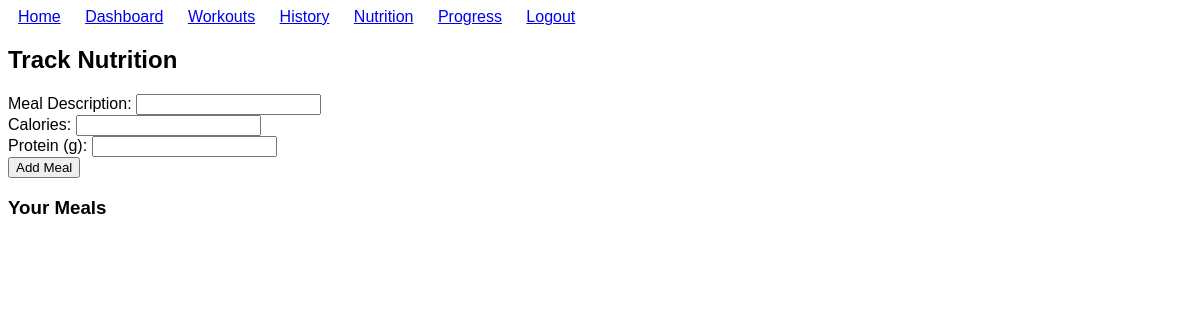
Page /nutrition (signed in) on the earlier database version.
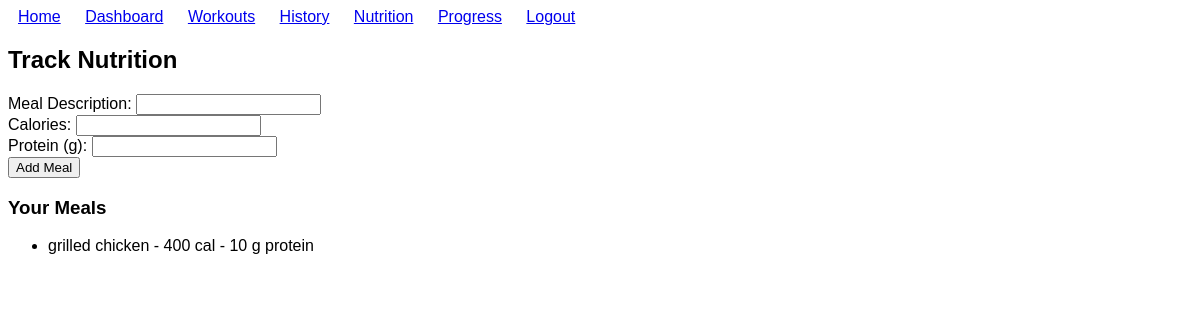
Same page on the later database version.
### tables this page shows
CREATE TABLE nutrition (
    id INTEGER PRIMARY KEY AUTOINCREMENT,
    user_id INTEGER,
    meal TEXT,
    calories INTEGER,
    protein INTEGER
);

### fittrack/app.py (the view)
@app.route('/nutrition', methods=['GET', 'POST'])
def nutrition():
    if 'user_id' not in session:
        return redirect(url_for('login'))
    conn = get_db()
    if request.method == 'POST':
        data = (session['user_id'], request.form['meal'], request.form['calories'], request.form['protein'])
        conn.execute("INSERT INTO nutrition (user_id, meal, calories, protein) VALUES (?, ?, ?, ?)", data)
        conn.commit()
    meals = conn.execute("SELECT * FROM nutrition WHERE user_id=?", (session['user_id'],)).fetchall()
    return render_template('nutrition.html', meals=meals)

### fittrack/app.py (called while the page is built)
def get_db():
    conn = sqlite3.connect('database.db')
    return conn

### fittrack/templates/nutrition.html
{% extends 'base.html' %}
{% block content %}
<h2>Track Nutrition</h2>
<form method="POST">
    <label>Meal Description:</label>
    <input type="text" name="meal" required><br>
    <label>Calories:</label>
    <input type="number" name="calories" required><br>
    <label>Protein (g):</label>
    <input type="number" name="protein" required><br>
    <button type="submit">Add Meal</button>
</form>
<h3>Your Meals</h3>
<ul>
{% for meal in meals %}
    <li>{{ meal[2] }} - {{ meal[3] }} cal - {{ meal[4] }} g protein</li>
{% endfor %}
</ul>
{% endblock %}

Differences in the rows shown:
added nutrition: meal "grilled chicken", calories "400", protein "10"
